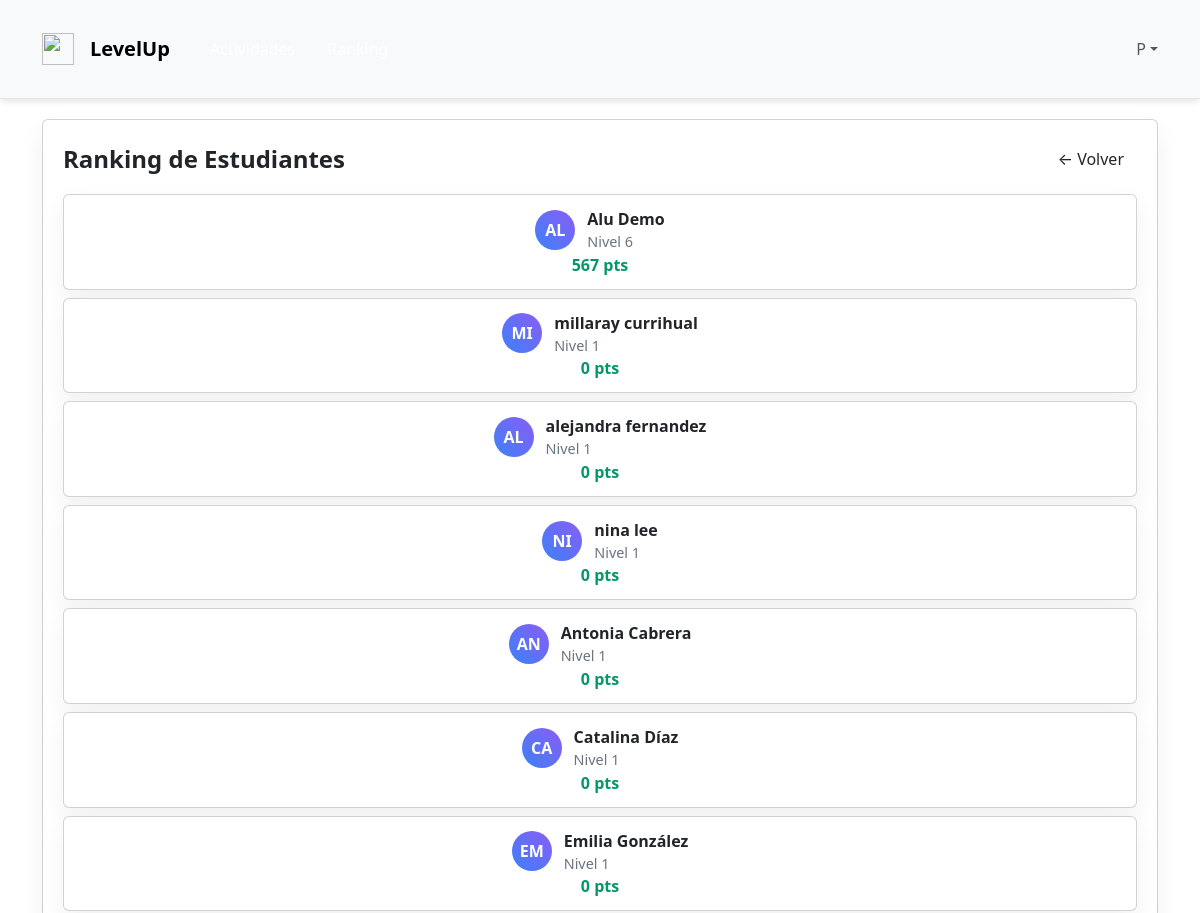
Before: /ranking/ (signed in, upper part) with the older database file.
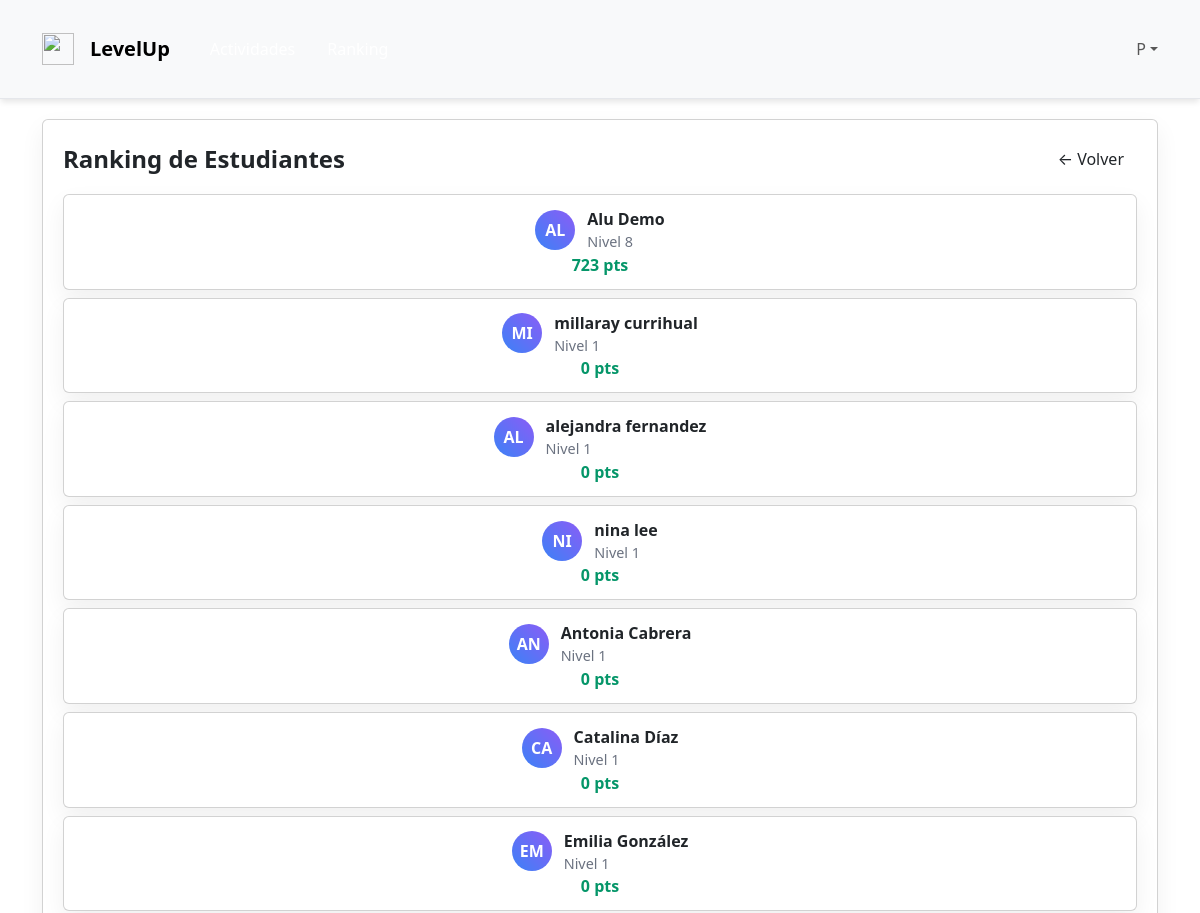
After: the same page with the newer database file.
### LevelUp/models.py (models this page shows, shortened)
class Estudiante(models.Model):
    usuario = models.OneToOneField(Usuario, on_delete=models.CASCADE, primary_key=True)
    nivel = models.IntegerField(default=1)
    curso = models.CharField(max_length=50)
    puntos = models.IntegerField(default=0)
    medallas = models.IntegerField(default=0)

class Usuario(AbstractUser):
    class Rol(models.TextChoices):
        ESTUDIANTE    = "ESTUDIANTE", "Estudiante"
        DOCENTE       = "DOCENTE", "Docente"
        ADMINISTRADOR = "ADMINISTRADOR", "Administrador"
    rol = models.CharField(
        max_length=20,
        choices=Rol.choices,
        default=Rol.ESTUDIANTE,
    )
    rut = models.CharField(max_length=12, unique=True, validators=[validar_formato_rut])
    email = models.EmailField(max_length=128, unique=True)
    rol = models.CharField(max_length=20, choices=Rol.choices)

### LevelUp/views.py (the view)
# urls.py: path("ranking/", views.ranking_view, name="ranking"),
@login_required
def ranking_view(request):
    estudiantes_top = Estudiante.objects.order_by("-puntos").select_related("usuario")[:20]
    return render(request, "LevelUp/ranking.html", {"estudiantes_top": estudiantes_top})

### LevelUp/templates/LevelUp/ranking.html (shortened to what this page needs)
{% extends "LevelUp/base.html" %}
{% block content %}
<main class="min-h-screen">
  <div class="container">
    <div class="card">
      <div class="card-content">
        <div style="display:flex; justify-content:space-between; align-items:center;">
          <h1 style="margin:0; font-size:1.5rem; font-weight:800;">Ranking de Estudiantes</h1>
          <a href="{% url 'home' %}" class="btn btn-outline">← Volver</a>
        </div>
        <ul style="list-style:none; padding:0; margin:1rem 0 0; display:grid; gap:.5rem;">
          {% for e in estudiantes_top %}
            <li class="card" style="padding:.75rem 1rem; display:flex; align-items:center; justify-content:space-between;">
              <div style="display:flex; align-items:center; gap:.75rem;">
                <div class="leaderboard-avatar">
                  {{ e.usuario.first_name|default:e.usuario.username|slice:":2"|upper }}
                </div>
                <div>
                  <div style="font-weight:600;">
                    {{ e.usuario.get_full_name|default:e.usuario.username }}
                  </div>
                  <div style="color:#6b7280; font-size:.9rem;">Nivel {{ e.nivel|default:1 }}</div>
                </div>
              </div>
              <div class="leaderboard-points">{{ e.puntos|default:0 }} pts</div>
            </li>
          {% empty %}
            <div class="msg info">Aún no hay estudiantes con puntaje.</div>
          {% endfor %}
        </ul>
      </div>
    </div>
  </div>
</main>
{% endblock %}

Changed rows visible on the page:
changed Estudiante "Alu Demo": nivel "6" → "8"; puntos "567" → "723"
